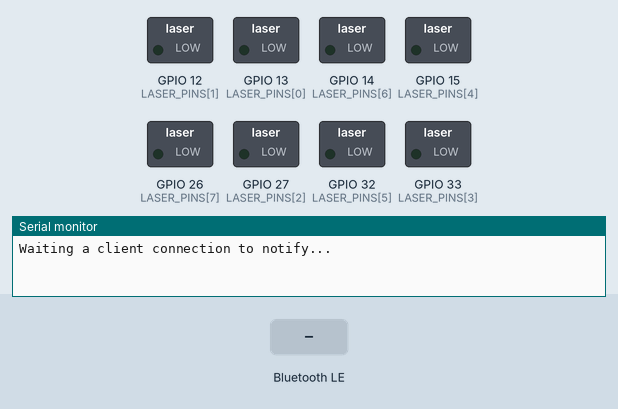
This sketch was run on a simulated ESP32. On the bench: switched loads named in the sketch (green lamp = pin HIGH), the last lines printed to the serial monitor. Inputs (shaded band) come from the test bench. Nothing arrives over Bluetooth unless stated; a phone connects over Bluetooth LE 3 s after start.

Above: at 1.2 s.
1.3 s: Bluetooth LE write "1" received
At 5.7 s:
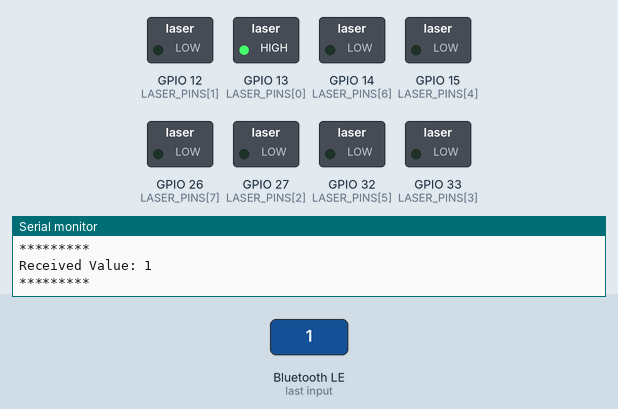
Timing chart, 0 to 11.5 s (numbered marks = the images above; inputs shaded):
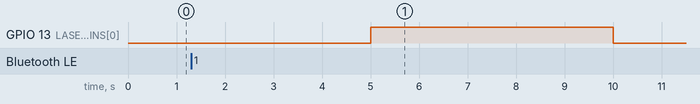

The sketch:

Laser_Badminton_Trainer.ino
```cpp
/*
    Video: https://www.youtube.com/watch?v=oCMOYS71NIU
    Based on Neil Kolban example for IDF: https://github.com/nkolban/esp32-snippets/blob/master/cpp_utils/tests/BLE%20Tests/SampleNotify.cpp
    Ported to Arduino ESP32 by Evandro Copercini

   Create a BLE server that, once we receive a connection, will send periodic notifications.
   The service advertises itself as: 6E400001-B5A3-F393-E0A9-E50E24DCCA9E
   Has a characteristic of: 6E400002-B5A3-F393-E0A9-E50E24DCCA9E - used for receiving data with "WRITE"
   Has a characteristic of: 6E400003-B5A3-F393-E0A9-E50E24DCCA9E - used to send data with  "NOTIFY"

   The design of creating the BLE server is:
   1. Create a BLE Server
   2. Create a BLE Service
   3. Create a BLE Characteristic on the Service
   4. Create a BLE Descriptor on the characteristic
   5. Start the service.
   6. Start advertising.

   In this example rxValue is the data received (only accessible inside that function).
   And txValue is the data to be sent, in this example just a byte incremented every second.
*/
#include <BLEDevice.h>
#include <BLEServer.h>
#include <BLEUtils.h>
#include <BLE2902.h>

BLEServer *pServer = NULL;
BLECharacteristic * pTxCharacteristic;
bool deviceConnected = false;
bool oldDeviceConnected = false;
uint8_t txValue = 0;

// See the following for generating UUIDs:
// https://www.uuidgenerator.net/

#define SERVICE_UUID           "6E400001-B5A3-F393-E0A9-E50E24DCCA9E" // UART service UUID
#define CHARACTERISTIC_UUID_RX "6E400002-B5A3-F393-E0A9-E50E24DCCA9E"
#define CHARACTERISTIC_UUID_TX "6E400003-B5A3-F393-E0A9-E50E24DCCA9E"


const uint8_t LASER_PINS[] = {13, 12, 27, 33, 15, 32, 14, 26};
const uint8_t NUM_LASER_PINS = 8;

unsigned long time_now = 0;
unsigned long time_laser_on = 0;
unsigned long time_laser_off = 0;

unsigned long laser_off_period = 1000;
unsigned long laser_on_period = 1000;

int running_speed = 0;
int laser_on_off = 0;

void update_period()
{
    laser_off_period = 5000 - running_speed * 450;
    laser_on_period = 5000 - running_speed * 450;
}

void laser_running() {

  update_period();

  switch(running_speed)
  {
    case 0:
      laser_off_period = 5000;
      laser_on_period = 5000;
      break;
    case 1:
      laser_off_period = 5000;
      laser_on_period = 5000;
      break;

  }

  if (laser_on_off == 0 && millis() > time_now + laser_off_period)
  {
    // start laser
    time_now = millis();
    time_laser_on= time_now;
    laser_on_off = 1;

    digitalWrite(LASER_PINS[0],HIGH);
  }

  if (laser_on_off == 1 && millis() > time_laser_on + laser_on_period)
  {
    time_now = millis();
    time_laser_off = time_now;
    laser_on_off = 0;
    for(uint8_t i = 0; i < sizeof(LASER_PINS);i++)
    {
        digitalWrite(LASER_PINS[i], LOW);
    }
  }
}

class MyServerCallbacks: public BLEServerCallbacks {
    void onConnect(BLEServer* pServer) {
      deviceConnected = true;
    };

    void onDisconnect(BLEServer* pServer) {
      deviceConnected = false;
    }
};

class MyCallbacks: public BLECharacteristicCallbacks {
    void onWrite(BLECharacteristic *pCharacteristic) {
      std::string rxValue = pCharacteristic->getValue();

      if (rxValue.length() > 0) {
        Serial.println("*********");
        Serial.print("Received Value: ");

        if (rxValue.compare("+") == 0)
        {
            if (running_speed < 10)
            {
              running_speed++;
            }
        }
        else if (rxValue.compare("-") == 0)
        {
            if (running_speed > 0)
            {
              running_speed--;
            }
        }

        for (int i = 0; i < rxValue.length(); i++)
          Serial.print(rxValue[i]);

        Serial.println();
        Serial.println("*********");
      }
    }
};


void setup() {
  Serial.begin(115200);

  for(uint8_t i = 0; i < sizeof(LASER_PINS);i++)
  {
      pinMode(LASER_PINS[i], OUTPUT);
      digitalWrite(LASER_PINS[i], LOW);
  }
  // Create the BLE Device
  BLEDevice::init("Laser Trainer");

  // Create the BLE Server
  pServer = BLEDevice::createServer();
  pServer->setCallbacks(new MyServerCallbacks());

  // Create the BLE Service
  BLEService *pService = pServer->createService(SERVICE_UUID);

  // Create a BLE Characteristic
  pTxCharacteristic = pService->createCharacteristic(
										CHARACTERISTIC_UUID_TX,
										BLECharacteristic::PROPERTY_NOTIFY
									);

  pTxCharacteristic->addDescriptor(new BLE2902());

  BLECharacteristic * pRxCharacteristic = pService->createCharacteristic(
											 CHARACTERISTIC_UUID_RX,
											BLECharacteristic::PROPERTY_WRITE
										);

  pRxCharacteristic->setCallbacks(new MyCallbacks());

  // Start the service
  pService->start();

  // Start advertising
  pServer->getAdvertising()->start();
  Serial.println("Waiting a client connection to notify...");
}

void loop() {

    if (deviceConnected) {
//        pTxCharacteristic->setValue(&txValue, 1);
//        pTxCharacteristic->notify();
//        txValue++;
//
		 // delay(10); // bluetooth stack will go into congestion, if too many packets are sent
	}

    // disconnecting
    if (!deviceConnected && oldDeviceConnected) {
        delay(500); // give the bluetooth stack the chance to get things ready
        pServer->startAdvertising(); // restart advertising
        Serial.println("start advertising");
        oldDeviceConnected = deviceConnected;
    }
    // connecting
    if (deviceConnected && !oldDeviceConnected) {
		// do stuff here on connecting
        oldDeviceConnected = deviceConnected;
    }

    laser_running();
}
```
